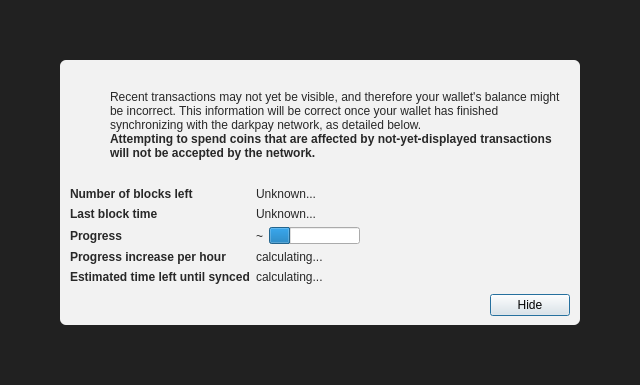
<?xml version="1.0" encoding="UTF-8"?>
<ui version="4.0">
 <class>ModalOverlay</class>
 <widget class="ModalOverlay" name="ModalOverlay">
  <property name="geometry">
   <rect>
    <x>0</x>
    <y>0</y>
    <width>640</width>
    <height>385</height>
   </rect>
  </property>
  <property name="windowTitle">
   <string>Form</string>
  </property>
  <layout class="QVBoxLayout" name="verticalLayout" stretch="0">
   <property name="sizeConstraint">
    <enum>QLayout::SetDefaultConstraint</enum>
   </property>
   <property name="leftMargin">
    <number>0</number>
   </property>
   <property name="topMargin">
    <number>0</number>
   </property>
   <property name="rightMargin">
    <number>0</number>
   </property>
   <property name="bottomMargin">
    <number>0</number>
   </property>
   <item>
    <widget class="QWidget" name="bgWidget" native="true">
     <property name="styleSheet">
      <string notr="true">#bgWidget { background: rgba(0,0,0,220); }</string>
     </property>
     <layout class="QVBoxLayout" name="verticalLayoutMain" stretch="1">
      <property name="leftMargin">
       <number>60</number>
      </property>
      <property name="topMargin">
       <number>60</number>
      </property>
      <property name="rightMargin">
       <number>60</number>
      </property>
      <property name="bottomMargin">
       <number>60</number>
      </property>
      <item>
       <widget class="QWidget" name="contentWidget" native="true">
        <property name="styleSheet">
         <string notr="true">#contentWidget { background: rgba(255,255,255,240); border-radius: 6px; }

QLabel { color: rgb(40,40,40);  }</string>
        </property>
        <layout class="QVBoxLayout" name="verticalLayoutSub" stretch="1,0,0,0">
         <property name="spacing">
          <number>0</number>
         </property>
         <property name="leftMargin">
          <number>10</number>
         </property>
         <property name="topMargin">
          <number>10</number>
         </property>
         <property name="rightMargin">
          <number>10</number>
         </property>
         <property name="bottomMargin">
          <number>10</number>
         </property>
         <item>
          <layout class="QHBoxLayout" name="horizontalLayoutIconText" stretch="0,1">
           <property name="topMargin">
            <number>20</number>
           </property>
           <item>
            <layout class="QVBoxLayout" name="verticalLayoutIcon">
             <property name="leftMargin">
              <number>0</number>
             </property>
             <item>
              <widget class="QPushButton" name="warningIcon">
               <property name="enabled">
                <bool>false</bool>
               </property>
               <property name="text">
                <string/>
               </property>
               <property name="icon">
                <iconset>
                 <normaloff>:/icons/warning</normaloff>
                 <disabledoff>:/icons/warning</disabledoff>:/icons/warning</iconset>
               </property>
               <property name="iconSize">
                <size>
                 <width>48</width>
                 <height>48</height>
                </size>
               </property>
               <property name="flat">
                <bool>true</bool>
               </property>
              </widget>
             </item>
             <item>
              <spacer name="verticalSpacerWarningIcon">
               <property name="orientation">
                <enum>Qt::Vertical</enum>
               </property>
               <property name="sizeHint" stdset="0">
                <size>
                 <width>20</width>
                 <height>40</height>
                </size>
               </property>
              </spacer>
             </item>
            </layout>
           </item>
           <item>
            <layout class="QVBoxLayout" name="verticalLayoutInfoText">
             <property name="leftMargin">
              <number>0</number>
             </property>
             <property name="topMargin">
              <number>0</number>
             </property>
             <item>
              <widget class="QLabel" name="infoText">
               <property name="text">
                <string>Recent transactions may not yet be visible, and therefore your wallet's balance might be incorrect. This information will be correct once your wallet has finished synchronizing with the darkpay network, as detailed below.</string>
               </property>
               <property name="textFormat">
                <enum>Qt::RichText</enum>
               </property>
               <property name="wordWrap">
                <bool>true</bool>
               </property>
              </widget>
             </item>
             <item>
              <widget class="QLabel" name="infoTextStrong">
               <property name="font">
                <font>
                 <weight>75</weight>
                 <bold>true</bold>
                </font>
               </property>
               <property name="text">
                <string>Attempting to spend coins that are affected by not-yet-displayed transactions will not be accepted by the network.</string>
               </property>
               <property name="textFormat">
                <enum>Qt::RichText</enum>
               </property>
               <property name="wordWrap">
                <bool>true</bool>
               </property>
              </widget>
             </item>
             <item>
              <spacer name="verticalSpacerInTextSpace">
               <property name="orientation">
                <enum>Qt::Vertical</enum>
               </property>
               <property name="sizeHint" stdset="0">
                <size>
                 <width>20</width>
                 <height>40</height>
                </size>
               </property>
              </spacer>
             </item>
            </layout>
           </item>
          </layout>
         </item>
         <item>
          <spacer name="verticalSpacerAfterText">
           <property name="orientation">
            <enum>Qt::Vertical</enum>
           </property>
           <property name="sizeHint" stdset="0">
            <size>
             <width>20</width>
             <height>40</height>
            </size>
           </property>
          </spacer>
         </item>
         <item>
          <layout class="QFormLayout" name="formLayout">
           <property name="fieldGrowthPolicy">
            <enum>QFormLayout::FieldsStayAtSizeHint</enum>
           </property>
           <property name="horizontalSpacing">
            <number>6</number>
           </property>
           <property name="verticalSpacing">
            <number>6</number>
           </property>
           <property name="topMargin">
            <number>10</number>
           </property>
           <item row="0" column="0">
            <widget class="QLabel" name="labelNumberOfBlocksLeft">
             <property name="font">
              <font>
               <weight>75</weight>
               <bold>true</bold>
              </font>
             </property>
             <property name="text">
              <string>Number of blocks left</string>
             </property>
            </widget>
           </item>
           <item row="0" column="1">
            <widget class="QLabel" name="numberOfBlocksLeft">
             <property name="text">
              <string>Unknown...</string>
             </property>
            </widget>
           </item>
           <item row="1" column="0">
            <widget class="QLabel" name="labelLastBlockTime">
             <property name="font">
              <font>
               <weight>75</weight>
               <bold>true</bold>
              </font>
             </property>
             <property name="text">
              <string>Last block time</string>
             </property>
            </widget>
           </item>
           <item row="1" column="1">
            <widget class="QLabel" name="newestBlockDate">
             <property name="sizePolicy">
              <sizepolicy hsizetype="Maximum" vsizetype="Preferred">
               <horstretch>0</horstretch>
               <verstretch>0</verstretch>
              </sizepolicy>
             </property>
             <property name="text">
              <string>Unknown...</string>
             </property>
            </widget>
           </item>
           <item row="2" column="0">
            <widget class="QLabel" name="labelSyncDone">
             <property name="font">
              <font>
               <weight>75</weight>
               <bold>true</bold>
              </font>
             </property>
             <property name="text">
              <string>Progress</string>
             </property>
            </widget>
           </item>
           <item row="2" column="1">
            <layout class="QHBoxLayout" name="horizontalLayoutSync" stretch="0,1">
             <item>
              <widget class="QLabel" name="percentageProgress">
               <property name="text">
                <string notr="true">~</string>
               </property>
              </widget>
             </item>
             <item>
              <widget class="QProgressBar" name="progressBar">
               <property name="value">
                <number>24</number>
               </property>
               <property name="format">
                <string/>
               </property>
              </widget>
             </item>
            </layout>
           </item>
           <item row="4" column="0">
            <widget class="QLabel" name="labelProgressIncrease">
             <property name="font">
              <font>
               <weight>75</weight>
               <bold>true</bold>
              </font>
             </property>
             <property name="text">
              <string>Progress increase per hour</string>
             </property>
            </widget>
           </item>
           <item row="4" column="1">
            <widget class="QLabel" name="progressIncreasePerH">
             <property name="text">
              <string>calculating...</string>
             </property>
            </widget>
           </item>
           <item row="5" column="0">
            <widget class="QLabel" name="labelEstimatedTimeLeft">
             <property name="font">
              <font>
               <weight>75</weight>
               <bold>true</bold>
              </font>
             </property>
             <property name="text">
              <string>Estimated time left until synced</string>
             </property>
            </widget>
           </item>
           <item row="5" column="1">
            <widget class="QLabel" name="expectedTimeLeft">
             <property name="text">
              <string>calculating...</string>
             </property>
            </widget>
           </item>
          </layout>
         </item>
         <item>
          <layout class="QHBoxLayout" name="horizontalLayoutButtons">
           <property name="leftMargin">
            <number>10</number>
           </property>
           <property name="topMargin">
            <number>10</number>
           </property>
           <item>
            <spacer name="horizontalSpacer">
             <property name="orientation">
              <enum>Qt::Horizontal</enum>
             </property>
             <property name="sizeHint" stdset="0">
              <size>
               <width>40</width>
               <height>20</height>
              </size>
             </property>
            </spacer>
           </item>
           <item>
            <widget class="QPushButton" name="closeButton">
             <property name="text">
              <string>Hide</string>
             </property>
             <property name="focusPolicy">
              <enum>Qt::StrongFocus</enum>
             </property>
             <property name="default">
              <bool>true</bool>
             </property>
            </widget>
           </item>
          </layout>
         </item>
        </layout>
       </widget>
      </item>
     </layout>
    </widget>
   </item>
  </layout>
 </widget>
 <customwidgets>
  <customwidget>
   <class>ModalOverlay</class>
   <extends>QWidget</extends>
   <header>qt/modaloverlay.h</header>
   <container>1</container>
  </customwidget>
 </customwidgets>
 <resources/>
 <connections/>
</ui>
